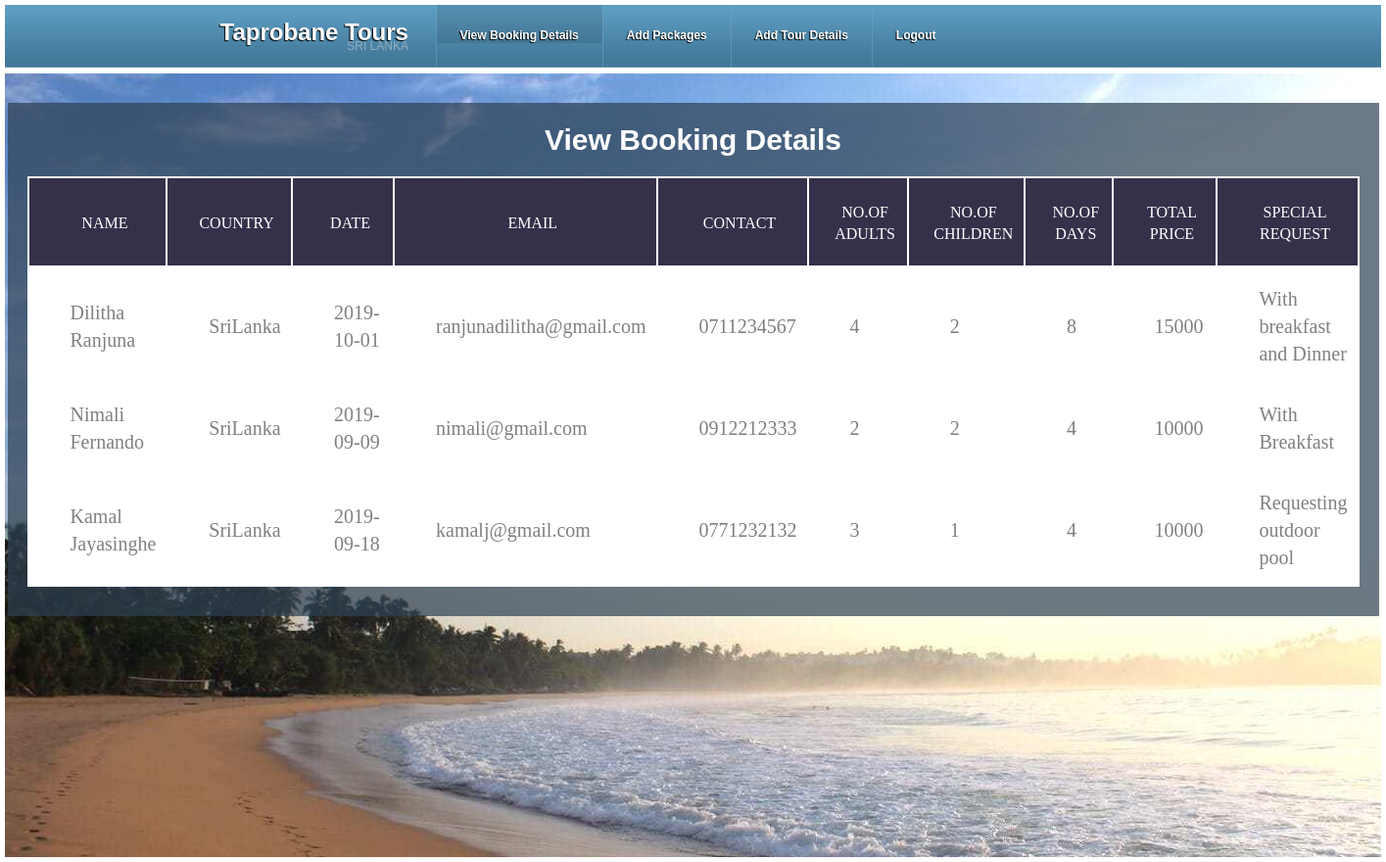
The page /viewbookingdetails.php on the database its author committed.
### tables this page shows
CREATE TABLE `bookingdetails` (
  `booking_id` int(11) NOT NULL,
  `booking_date` date NOT NULL,
  `no_of_adults` int(11) NOT NULL,
  `no_of_children` int(11) NOT NULL,
  `no_of_days` int(11) NOT NULL,
  `total_price` double NOT NULL,
  `fullname` varchar(100) NOT NULL,
  `country` varchar(100) NOT NULL,
  `email` varchar(100) NOT NULL,
  `mobile` varchar(10) NOT NULL,
  `description` varchar(200) NOT NULL
);

### viewbookingdetails.php (the view, shortened to what this page needs)
<!DOCTYPE html>
<html>
<head>
<link rel="stylesheet" href="bookingInfo\bookingInfo_css\style.css" type="text/css" media="all" />
<link rel="stylesheet" href="bookingInfo\bookingInfo_css\bookinginfo.css" type="text/css" media="all" />
</head>
<body>
<div class="header">
  <div class="shell">
    <h1 id="logo"><a href="#">Taprobane Tours<span>SRI LANKA</span></a></h1>
    <div id="navigation">
      <ul>
        <li><a href="#" class="active">View Booking Details</a></li>
		<li><a href="../Deepika/form/form.php">Add Packages</a></li>
        <li><a href="../Kajan/index1.php">Add Tour Details</a></li>
        <li><a href="#">Logout</a></li>
      </ul>
    </div>
  </div>
</div>
<link rel = "stylesheet" type ="text/css" href = "bookingInfo\bookingInfo_css\booknow.css">
<div class="bimage" style="height: 800px" ;>
<div class="shell" style="width: 1400px">
	<br><br>
      <form action="" method="POST">
			<br><br>
			<h2 align="center">View Booking Details</h2><br><br>
            <div>
	<div class="table100 ver1 m-b-110">
					<table data-vertable="ver1">
						<thead>
							<tr class="row100 head">
								<th class="column100 column2" data-column="column2">Name</th>
								<th class="column100 column2" data-column="column2">Country</th>
								<th class="column100 column2" data-column="column2">Date</th>
								<th class="column100 column2" data-column="column2">Email</th>
								<th class="column100 column2" data-column="column2">Contact</th>
								<th class="column100 column3" data-column="column3">No.of Adults</th>
								<th class="column100 column4" data-column="column4">No.of Children</th>
								<th class="column100 column5" data-column="column5">No.of Days</th>
								<th class="column100 column2" data-column="column2">Total Price</th>
								<th class="column100 column2" data-column="column2">Special Request</th>
							</tr>
						</thead>
						<tbody>
							<?php
							    include_once 'config.php';
							?>
							<?php
							$sql = "SELECT * FROM bookingdetails";
							$result = $conn->query($sql);
							if ($result->num_rows > 0) {
							    while($row = $result->fetch_assoc()) {
							        echo "<tr class='row100'><td class='column100 column1' data-column='column1'>".$row["fullname"]."</td><td class='column100 column1' data-column='column1'>".$row["country"]."</td><td class='column100 column1' data-column='column1'>".$row["booking_date"]."</td><td class='column100 column1' data-column='column1'>".$row["email"]."</td><td class='column100 column1' data-column='column1'>".$row["mobile"]."</td><td class='column100 column1' data-column='column1'>".$row["no_of_adults"]."</td><td class='column100 column1' data-column='column1'>".$row["no_of_children"]."</td><td class='column100 column1' data-column='column1'>".$row["no_of_days"]."</td><td class='column100 column1' data-column='column1'>".$row["total_price"]."</td><td class='column100 column1' data-column='column1'>".$row["description"]."</td>";
							    }
							} else {
							    echo "0 results";
							}
							echo "</tbody>";
							echo "</table>";
							?>
					<br><br>
				</div>
      </form>
</div>
</div>
</body>
</html>

### bookingInfo/bookingInfo_css/style.css (style rules this page uses)
* { margin:0; padding:0; outline:0; }
body { font-size:12px; line-height:15px; font-family:Arial, Helvetica, Sans-Serif; color:#222; }
a { color:#2e6c91; text-decoration:none; cursor:pointer; }
.bimage { background-image:url(../images/bk9.jpg); background-repeat:no-repeat; height:1000px; width: 100%; }
.shell { height:500px; width:974px; margin:0 auto; }
.header { height:70px; background:url(../images/header.gif) repeat-x 0 0; padding-bottom:12px; }
.header .shell { height:64px; background:url(../images/header.gif) repeat-x 0 0; }
h1#logo { padding:20px 0 0 4px; font-size:24px; text-shadow:-1px 1px 1px #000; float:left; display:inline; }
h1#logo a { color:#fff; }
h1#logo span { display:block; font-size:12px; font-weight:normal; text-shadow:0 0 0 transparent; text-align:right; }
h1#logo a span { color:#95afc0; }
#navigation { float:right; width:750px; font-size:12px; font-weight:bold; font-family:tahoma, arial, sans-serif; text-shadow:-1px 1px 1px #000; height:40px; }
#navigation ul { list-style:none; }
#navigation ul li { height:63px; float:left; display:inline; background:url(../images/navigation-li.gif) no-repeat left 0; padding-left:1px; }
#navigation ul li a { color:#fff; height:39px; float:left; display:inline; padding:24px 24px 0 24px; }
#navigation ul li a.active, #navigation ul li a:hover { background:url(../images/navigation-hover.gif) repeat-x 0 0; text-decoration:none; }
.head { height:100%; position:relative; }
table { width: 100%; background-color: #fff; border: 1px; border-color: #000; }
th, td { font-weight: unset; padding-right: 10px; }
.column100 { width: 130px; padding-left: 25px; }
.column100.column1 { width: 100px; padding-left: 42px; }
.row100.head th { padding-top: 24px; padding-bottom: 20px; }
.row100 td { padding-top: 18px; padding-bottom: 14px; }
.table100.ver1 td { font-family: Montserrat-Regular; font-size: 20px; color: #808080; line-height: 1.4; }
.table100.ver1 th { font-family: Montserrat-Medium; font-size: 16px; color: #fff; line-height: 1.4; text-transform: uppercase; background-color: #36304a; }

### bookingInfo/bookingInfo_css/bookinginfo.css (style rules this page uses)
body { font-family: Arial; color:white; font-size: 25px; padding: 5px; }
* { box-sizing: border-box; }
a { color: #2196F3; }
form { font-size:20px; background:rgba(46,64,83,.7); padding: 0px 20px }

### booknow/booknow_css/booknow.css (style rules this page uses)
body { font-family: Arial; color:white; font-size: 25px; padding: 5px; }
* { box-sizing: border-box; }
a { color: #2196F3; }
form { font-size:20px; background:rgba(46,64,83,.7); padding: 0px 20px }

### rows shown on the page
bookingdetails: fullname "Dilitha Ranjuna", country "SriLanka", booking_date "2019-10-01", email "ranjunadilitha@gmail.com", mobile "0711234567", no_of_adults "4", no_of_children "2", no_of_days "8", total_price "15000", description "With breakfast and Dinner"
bookingdetails: fullname "Nimali Fernando", country "SriLanka", booking_date "2019-09-09", email "nimali@gmail.com", mobile "0912212333", no_of_adults "2", no_of_children "2", no_of_days "4", total_price "10000", description "With Breakfast"
bookingdetails: fullname "Kamal Jayasinghe", country "SriLanka", booking_date "2019-09-18", email "kamalj@gmail.com", mobile "0771232132", no_of_adults "3", no_of_children "1", no_of_days "4", total_price "10000", description "Requesting outdoor pool"
